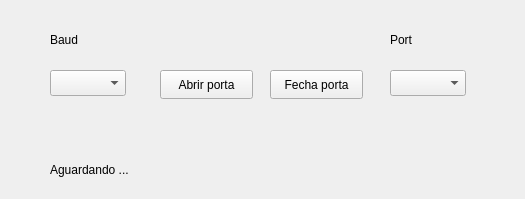
<?xml version="1.0" encoding="UTF-8"?>
<ui version="4.0">
 <class>MainWindow</class>
 <widget class="QMainWindow" name="MainWindow">
  <property name="geometry">
   <rect>
    <x>0</x>
    <y>0</y>
    <width>525</width>
    <height>199</height>
   </rect>
  </property>
  <property name="windowTitle">
   <string>MainWindow</string>
  </property>
  <widget class="QWidget" name="centralwidget">
   <widget class="QLabel" name="lbBaud">
    <property name="geometry">
     <rect>
      <x>50</x>
      <y>30</y>
      <width>63</width>
      <height>20</height>
     </rect>
    </property>
    <property name="text">
     <string>Baud</string>
    </property>
   </widget>
   <widget class="QLabel" name="lbPort">
    <property name="geometry">
     <rect>
      <x>390</x>
      <y>30</y>
      <width>63</width>
      <height>20</height>
     </rect>
    </property>
    <property name="text">
     <string>Port</string>
    </property>
   </widget>
   <widget class="QComboBox" name="cbBaud">
    <property name="geometry">
     <rect>
      <x>50</x>
      <y>70</y>
      <width>76</width>
      <height>26</height>
     </rect>
    </property>
   </widget>
   <widget class="QComboBox" name="cbPort">
    <property name="geometry">
     <rect>
      <x>390</x>
      <y>70</y>
      <width>76</width>
      <height>26</height>
     </rect>
    </property>
   </widget>
   <widget class="QPushButton" name="pbAbre">
    <property name="geometry">
     <rect>
      <x>160</x>
      <y>70</y>
      <width>93</width>
      <height>29</height>
     </rect>
    </property>
    <property name="text">
     <string>Abrir porta</string>
    </property>
   </widget>
   <widget class="QLabel" name="lbStatus">
    <property name="geometry">
     <rect>
      <x>50</x>
      <y>160</y>
      <width>431</width>
      <height>20</height>
     </rect>
    </property>
    <property name="text">
     <string>Aguardando ...</string>
    </property>
   </widget>
   <widget class="QPushButton" name="pbFecha">
    <property name="geometry">
     <rect>
      <x>270</x>
      <y>70</y>
      <width>93</width>
      <height>29</height>
     </rect>
    </property>
    <property name="text">
     <string>Fecha porta</string>
    </property>
   </widget>
  </widget>
 </widget>
 <resources/>
 <connections/>
</ui>
